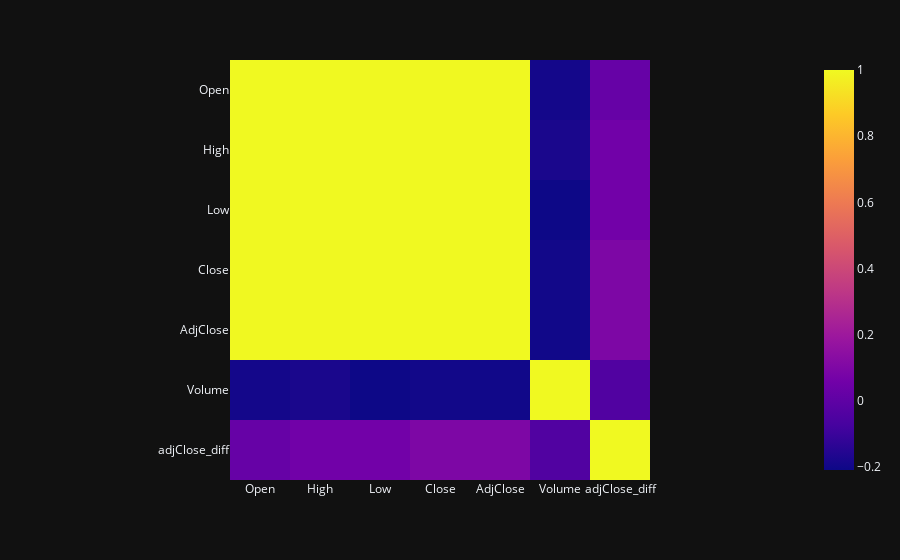

Source (notebook cell):
### Code cell
# correlation plot
import seaborn as sns
import plotly.express as px
import plotly.graph_objects as go
plt.style.use('fivethirtyeight')
plt.style.use('dark_background')

fig = px.imshow(bill_df.drop(['Date', 'name', 'content', 'rt', 'like'], axis=1).corr(), template = 'plotly_dark')
fig.show()    # Open ~ AdjClose 까지 모두 서로에게 주는 영향력이 큰 것을 알 수 있음

### Figure 1 — Plotly figure (JSON) as saved in the notebook; plotly's stock layout.template omitted (floating-point values rounded to 4 significant figures)
{"data": [{"coloraxis": "coloraxis", "hovertemplate": "x: %{x}<br>y: %{y}<br>color: %{z}<extra></extra>", "name": "0", "type": "heatmap", "x": ["Open", "High", "Low", "Close", "AdjClose", "Volume", "adjClose_diff"], "xaxis": "x", "y": ["Open", "High", "Low", "Close", "AdjClose", "Volume", "adjClose_diff"], "yaxis": "y", "z": [[1, 0.9987, 0.9985, 0.9963, 0.9962, -0.1917, 0.02485], [0.9987, 1, 0.9986, 0.9983, 0.9981, -0.1787, 0.0557], [0.9985, 0.9986, 1, 0.9987, 0.9987, -0.2085, 0.06035], [0.9963, 0.9983, 0.9987, 1, 0.9998, -0.1967, 0.0941], [0.9962, 0.9981, 0.9987, 0.9998, 1, -0.1984, 0.09392], [-0.1917, -0.1787, -0.2085, -0.1967, -0.1984, 1, -0.03987], [0.02485, 0.0557, 0.06035, 0.0941, 0.09392, -0.03987, 1]]}], "layout": {"coloraxis": {"colorscale": [[0, "#0d0887"], [0.1111, "#46039f"], [0.2222, "#7201a8"], [0.3333, "#9c179e"], [0.4444, "#bd3786"], [0.5556, "#d8576b"], [0.6667, "#ed7953"], [0.7778, "#fb9f3a"], [0.8889, "#fdca26"], [1, "#f0f921"]]}, "margin": {"t": 60}, "xaxis": {"anchor": "y", "constrain": "domain", "domain": [0, 1], "scaleanchor": "y"}, "yaxis": {"anchor": "x", "autorange": "reversed", "constrain": "domain", "domain": [0, 1]}}}
